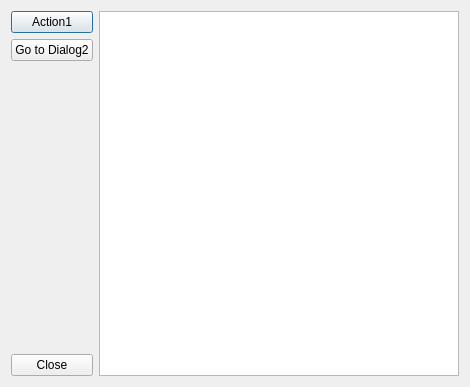
<?xml version="1.0" encoding="UTF-8"?>
<ui version="4.0">
 <class>SingletonDemoDialog</class>
 <widget class="QDialog" name="SingletonDemoDialog">
  <property name="geometry">
   <rect>
    <x>0</x>
    <y>0</y>
    <width>470</width>
    <height>387</height>
   </rect>
  </property>
  <property name="windowTitle">
   <string>Dialog</string>
  </property>
  <layout class="QHBoxLayout" name="horizontalLayout">
   <item>
    <layout class="QVBoxLayout" name="verticalLayout">
     <item>
      <widget class="QPushButton" name="pushButton_Action1">
       <property name="text">
        <string>Action1</string>
       </property>
      </widget>
     </item>
     <item>
      <widget class="QPushButton" name="pushButton_GoToDialog2">
       <property name="text">
        <string>Go to Dialog2</string>
       </property>
      </widget>
     </item>
     <item>
      <spacer name="verticalSpacer">
       <property name="orientation">
        <enum>Qt::Orientation::Vertical</enum>
       </property>
       <property name="sizeHint" stdset="0">
        <size>
         <width>20</width>
         <height>40</height>
        </size>
       </property>
      </spacer>
     </item>
     <item>
      <widget class="QPushButton" name="pushButton_Close">
       <property name="text">
        <string>Close</string>
       </property>
      </widget>
     </item>
    </layout>
   </item>
   <item>
    <widget class="QListWidget" name="listWidget"/>
   </item>
  </layout>
 </widget>
 <resources/>
 <connections/>
</ui>
